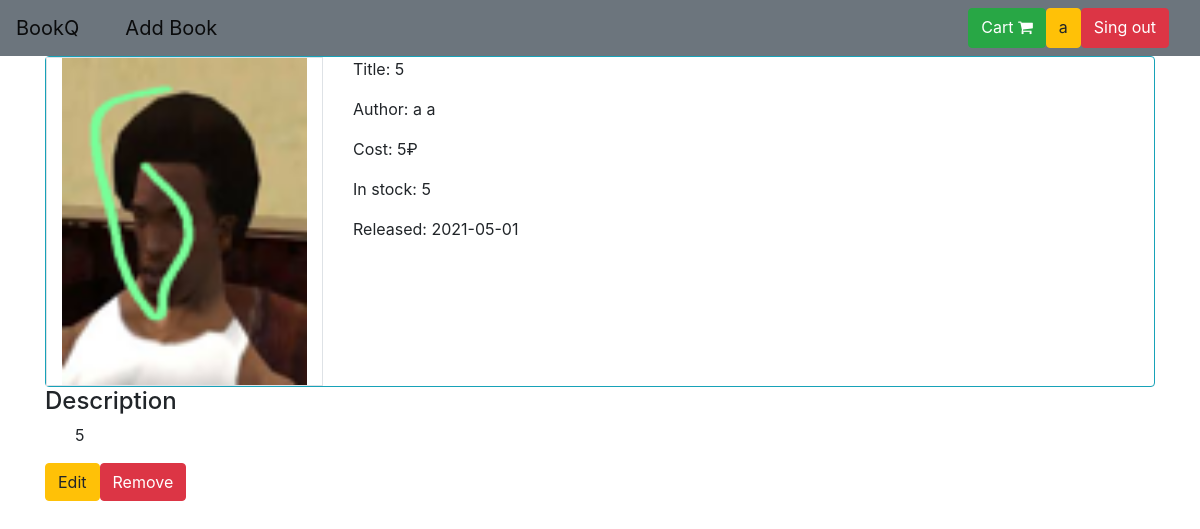
The app's page /view_book/3 (signed in) with its own data.
### data/users.py (models this page shows, shortened)
class User(SqlAlchemyBase, UserMixin, SerializerMixin):
    __tablename__ = 'users'
    id = sqlalchemy.Column(sqlalchemy.Integer,
                           primary_key=True, autoincrement=True)
    first_name = sqlalchemy.Column(sqlalchemy.String, nullable=True)
    last_name = sqlalchemy.Column(sqlalchemy.String, nullable=True)
    username = sqlalchemy.Column(sqlalchemy.String, nullable=True, unique=True)
    email = sqlalchemy.Column(sqlalchemy.String, index=True, unique=True, nullable=True)
    about = sqlalchemy.Column(sqlalchemy.String, nullable=True)
    hashed_password = sqlalchemy.Column(sqlalchemy.String, nullable=True)
    author_id = sqlalchemy.Column(sqlalchemy.Integer, sqlalchemy.ForeignKey('authors.id'), nullable=True)
    balance = sqlalchemy.Column(sqlalchemy.Integer, default=0)
    created_date = sqlalchemy.Column(sqlalchemy.DateTime, default=datetime.datetime.now)
    author = orm.relation('Author', foreign_keys=[author_id])
    books_in_cart = orm.relation('Book', secondary='books_in_user_cart', backref='users')
    bought_books = orm.relation('Book', secondary='bought_books')

### data/books.py (models this page shows)
class Book(SqlAlchemyBase, SerializerMixin):
    __tablename__ = 'books'
    id = sqlalchemy.Column(sqlalchemy.Integer, primary_key=True, autoincrement=True)
    title = sqlalchemy.Column(sqlalchemy.String, index=True)
    description = sqlalchemy.Column(sqlalchemy.String, nullable=True)
    image_path = sqlalchemy.Column(sqlalchemy.String, default='img/placeholder.png')
    file_path = sqlalchemy.Column(sqlalchemy.String, nullable=True)
    price = sqlalchemy.Column(sqlalchemy.Integer, default=0)
    stock = sqlalchemy.Column(sqlalchemy.Integer, default=1)
    release_date = sqlalchemy.Column(sqlalchemy.Date, default=datetime.datetime.now().date())
    author_id = sqlalchemy.Column(sqlalchemy.Integer, sqlalchemy.ForeignKey('authors.id'), nullable=True)
    author = orm.relation('Author', back_populates='books')

### data/authors.py (models this page shows)
class Author(SqlAlchemyBase, SerializerMixin):
    __tablename__ = 'authors'
    id = sqlalchemy.Column(sqlalchemy.Integer, primary_key=True, autoincrement=True)
    first_name = sqlalchemy.Column(sqlalchemy.String)
    last_name = sqlalchemy.Column(sqlalchemy.String)
    birthday = sqlalchemy.Column(sqlalchemy.Date, nullable=True)
    books = orm.relation('Book', back_populates='author')

### main.py (the view)
@app.route('/view_book/<int:book_id>')
def view_book(book_id):
    session = db_session.create_session()
    book = session.query(Book).get(book_id)
    user = session.query(User).get(current_user.id)
    if not book:
        abort(404)
    return render_template('view_book.html', book=book, bought_books=user.bought_books)

### data/db_session.py (called while the page is built)
def create_session() -> Session:
    global __factory
    return __factory()

### main.py (called while the page is built)
@login_manager.user_loader
def load_user(user_id):
    session = db_session.create_session()
    return session.query(User).get(user_id)

### templates/view_book.html (shortened to what this page needs)
{% extends "base.html" %}
{% block content %}
<div class="container">
    <div class="row border border-info rounded">
        <img class="img-rounded col-sm-3 border" src="/static/{{ book.image_path }}">
        <div class="col">
            <p class="col">Title: {{ book.title }}</p>
            <p class="col">Author: {{ book.author.last_name }} {{ book.author.first_name }}</p>
            <p class="col">Cost: {{ book.price }}₽</p>
            <p class="col">In stock: {{ book.stock }}</p>
            <p class="col">Released: {{ book.release_date }}</p>
        </div>
    </div>
    <h4 class="row">Description</h4>
    <div class="row-sm-4">
        <p class="col">{{ book.description }}</p>
    </div>
    <div class="row justify-content-start">
    {% if current_user.id == book.author_id %}
        <a href="/book/{{ book.id }}" class="btn btn-warning col-auto">
            Edit
        </a>
        <a href="/book_delete/{{ book.id }}" class="btn btn-danger col-auto">
            Remove
        </a>
    {% endif %}
    </div>
</div>
{% endblock %}

### templates/base.html (shortened to what this page needs)
<!doctype html>
<html lang="en">
<head>
    <link rel="stylesheet"
          href="https://stackpath.bootstrapcdn.com/bootstrap/4.4.1/css/bootstrap.min.css"
>
    <link rel="stylesheet" href="https://cdnjs.cloudflare.com/ajax/libs/font-awesome/4.7.0/css/font-awesome.min.css">
</head>
<body>
<header>
    <nav class="navbar navbar-light bg-secondary">
        <div class="container-fluid" style="padding: 0 !important">
            <div class="row" style="width:100%">
                <a class="navbar-brand col-auto" href="/">BookQ</a>
                {% if current_user.is_authenticated %}
                    <a class="navbar-brand col-auto" href="/book">Add Book</a>
                    <div class="col"></div>
                    <a class="btn btn-success" href="/user_cart/{{ current_user.id }}" >Cart <i class="fa fa-shopping-cart"></i></a>
                    <a class="btn btn-warning col-auto" href="/user_page/{{ current_user.id }}">{{ current_user.username }}</a>
                    <a class="btn btn-danger col-auto" href="/logout">Sing out</a>
                {% else %}
                    <div class="col"></div>
                    <a class="btn btn-success col-auto" href="/login">Sing in</a>
                    <a class="btn btn-primary col-auto" href="/register">Sing up</a>
                {% endif %}
            </div>
        </div>
    </nav>
</header>
<main role="main" class="container">
    {% block content %}{% endblock %}
</main>
</body>
</html>

### records on screen
User: username "a"
Book: image_path (picture), title "5", price "5", stock "5", release_date "2021-05-01", description "5"
Author: author.last_name "a", author.first_name "a"
